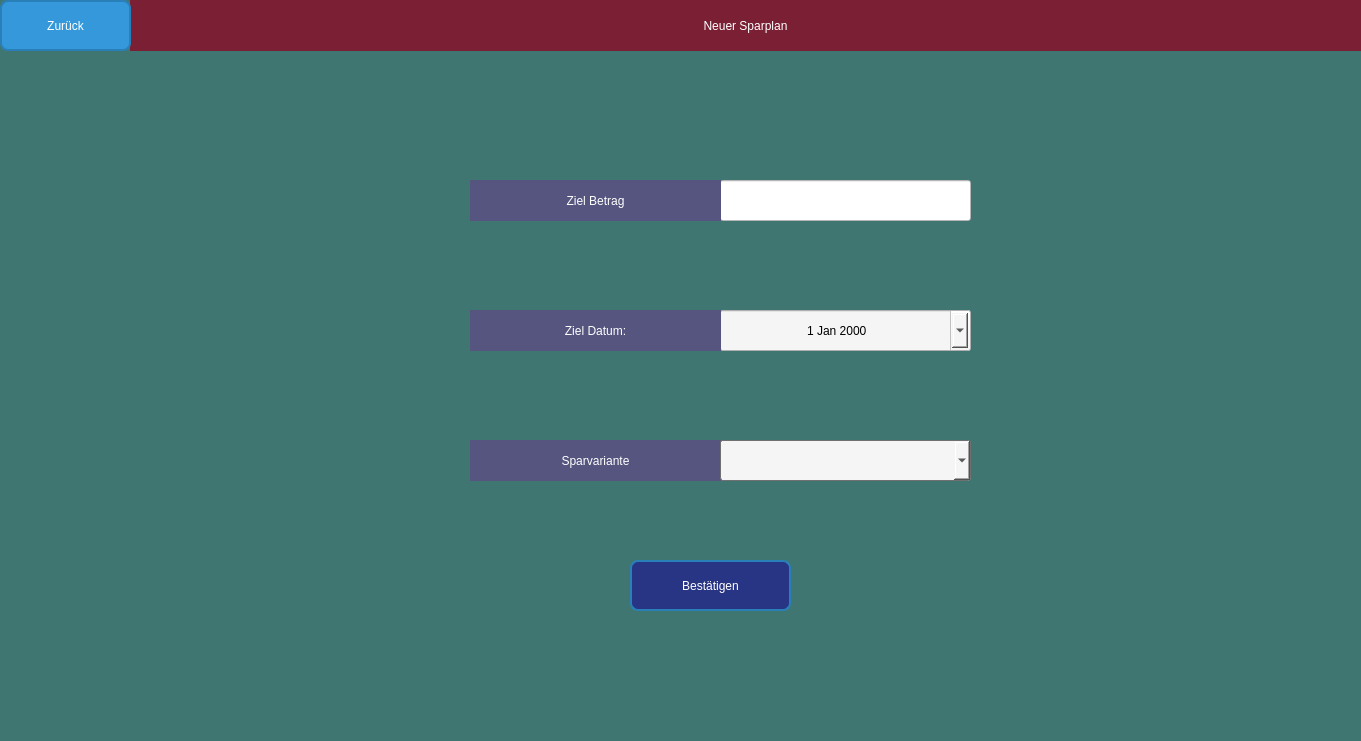
<?xml version="1.0" encoding="UTF-8"?>
<ui version="4.0">
 <class>NeuerSparplan</class>
 <widget class="QWidget" name="NeuerSparplan">
  <property name="geometry">
   <rect>
    <x>0</x>
    <y>0</y>
    <width>1361</width>
    <height>741</height>
   </rect>
  </property>
  <property name="windowTitle">
   <string>Form</string>
  </property>
  <widget class="QLabel" name="label">
   <property name="geometry">
    <rect>
     <x>0</x>
     <y>0</y>
     <width>1361</width>
     <height>741</height>
    </rect>
   </property>
   <property name="layoutDirection">
    <enum>Qt::RightToLeft</enum>
   </property>
   <property name="styleSheet">
    <string notr="true">background-color: rgb(64, 118, 114);</string>
   </property>
   <property name="text">
    <string/>
   </property>
  </widget>
  <widget class="QLabel" name="label_2">
   <property name="geometry">
    <rect>
     <x>130</x>
     <y>0</y>
     <width>1231</width>
     <height>51</height>
    </rect>
   </property>
   <property name="styleSheet">
    <string notr="true">background-color: rgb(122, 31, 52);
font: 600 italic 15pt &quot;Segoe UI&quot;;
color: rgb(255, 255, 255);
</string>
   </property>
   <property name="text">
    <string>Neuer Sparplan</string>
   </property>
   <property name="alignment">
    <set>Qt::AlignCenter</set>
   </property>
  </widget>
  <widget class="QPushButton" name="pushButtonZurueck">
   <property name="geometry">
    <rect>
     <x>0</x>
     <y>0</y>
     <width>131</width>
     <height>51</height>
    </rect>
   </property>
   <property name="styleSheet">
    <string notr="true">QPushButton {
    background-color: #3498db;
    color: #ffffff;
    font: 600 italic 15pt &quot;Segoe UI&quot;;
    padding: 10px 20px;
    border: 2px solid #2980b9;
    border-radius: 8px;
}

QPushButton:hover {
    background-color: #2980b9;
}

QPushButton:pressed {
    background-color: #1f618d;
}
</string>
   </property>
   <property name="text">
    <string>Zurück</string>
   </property>
  </widget>
  <widget class="QLineEdit" name="zielBetrag">
   <property name="geometry">
    <rect>
     <x>720</x>
     <y>180</y>
     <width>251</width>
     <height>41</height>
    </rect>
   </property>
   <property name="styleSheet">
    <string notr="true">font: 600 italic 15pt &quot;Segoe UI&quot;;
background-color: rgb(255, 255, 255);
color: rgb(0, 0, 0);</string>
   </property>
   <property name="alignment">
    <set>Qt::AlignCenter</set>
   </property>
  </widget>
  <widget class="QLabel" name="zielBetragText">
   <property name="geometry">
    <rect>
     <x>470</x>
     <y>180</y>
     <width>251</width>
     <height>41</height>
    </rect>
   </property>
   <property name="styleSheet">
    <string notr="true">font: 600 italic 15pt &quot;Segoe UI&quot;;
background-color: rgb(85, 85, 127);
color: rgb(255, 255, 255);
</string>
   </property>
   <property name="text">
    <string>Ziel Betrag</string>
   </property>
   <property name="alignment">
    <set>Qt::AlignCenter</set>
   </property>
  </widget>
  <widget class="QDateEdit" name="dateEditZielDatum">
   <property name="geometry">
    <rect>
     <x>720</x>
     <y>310</y>
     <width>251</width>
     <height>41</height>
    </rect>
   </property>
   <property name="cursor">
    <cursorShape>PointingHandCursor</cursorShape>
   </property>
   <property name="styleSheet">
    <string notr="true">QDateEdit {

        font: 600 italic 15pt &quot;Segoe UI&quot;;
        color: rgb(0, 0, 0);
    padding: 5px;
    background-color: #f5f5f5;
    selection-background-color: #66bb6a;
}

QDateEdit::drop-down {
    width: 20px;
    image: url(':/icons/calendar_icon.png');
    subcontrol-position:
    subcontrol-origin: padding;
    right: 5px;
}

QDateEdit::down-arrow {
    image: none;
}

QDateEdit::down-arrow:hover {
    background-color: #ddd;
}</string>
   </property>
   <property name="wrapping">
    <bool>false</bool>
   </property>
   <property name="alignment">
    <set>Qt::AlignCenter</set>
   </property>
   <property name="calendarPopup">
    <bool>true</bool>
   </property>
  </widget>
  <widget class="QLabel" name="zielDatumText">
   <property name="geometry">
    <rect>
     <x>470</x>
     <y>310</y>
     <width>251</width>
     <height>41</height>
    </rect>
   </property>
   <property name="styleSheet">
    <string notr="true">font: 600 italic 15pt &quot;Segoe UI&quot;;
background-color: rgb(85, 85, 127);
color: rgb(255, 255, 255);
</string>
   </property>
   <property name="text">
    <string>Ziel Datum:</string>
   </property>
   <property name="alignment">
    <set>Qt::AlignCenter</set>
   </property>
  </widget>
  <widget class="QLabel" name="Sparvariante">
   <property name="geometry">
    <rect>
     <x>470</x>
     <y>440</y>
     <width>251</width>
     <height>41</height>
    </rect>
   </property>
   <property name="styleSheet">
    <string notr="true">font: 600 italic 15pt &quot;Segoe UI&quot;;
background-color: rgb(85, 85, 127);
color: rgb(255, 255, 255);
</string>
   </property>
   <property name="text">
    <string>Sparvariante</string>
   </property>
   <property name="alignment">
    <set>Qt::AlignCenter</set>
   </property>
  </widget>
  <widget class="QComboBox" name="comboBox">
   <property name="geometry">
    <rect>
     <x>720</x>
     <y>440</y>
     <width>251</width>
     <height>41</height>
    </rect>
   </property>
   <property name="cursor">
    <cursorShape>PointingHandCursor</cursorShape>
   </property>
   <property name="styleSheet">
    <string notr="true">QComboBox {
        font: 600 italic 15pt &quot;Segoe UI&quot;;
        color: rgb(0, 0, 0);
    padding: 5px;
    background-color: #f5f5f5;
    selection-background-color: #66bb6a;
    border: 1px solid #707070;
    border-radius: 3px;
}
</string>
   </property>
  </widget>
  <widget class="QPushButton" name="pushButtonBestaetigen">
   <property name="geometry">
    <rect>
     <x>630</x>
     <y>560</y>
     <width>161</width>
     <height>51</height>
    </rect>
   </property>
   <property name="styleSheet">
    <string notr="true">QPushButton {

        background-color: rgb(40, 53, 132);
    color: #ffffff;
    font: 600 italic 15pt &quot;Segoe UI&quot;;
    padding: 10px 20px;
    border: 2px solid #2980b9;
    border-radius: 8px;
}

QPushButton:hover {
    background-color: #2c82c9;
}

QPushButton:pressed {
    background-color: #1869ab;
}
</string>
   </property>
   <property name="text">
    <string>Bestätigen</string>
   </property>
  </widget>
 </widget>
 <resources/>
 <connections/>
</ui>
